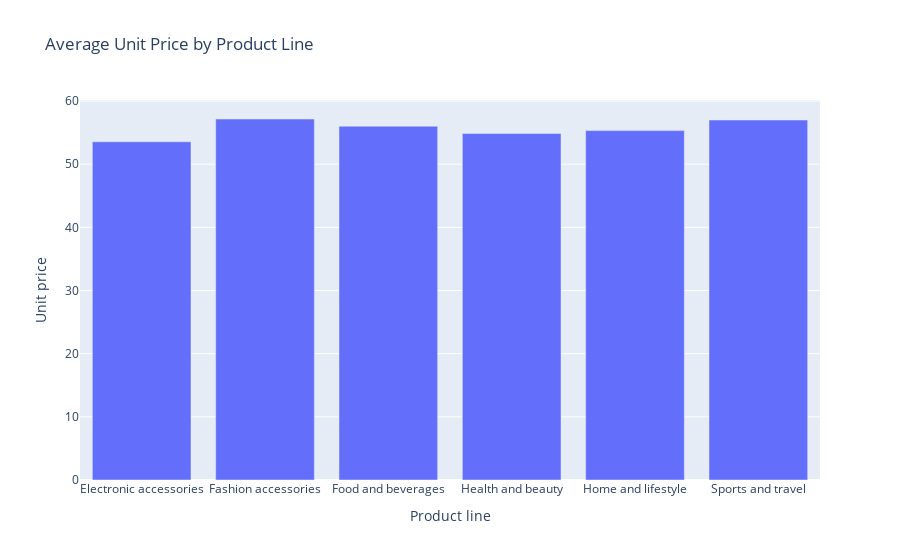

Here is the notebook cell this chart was saved with:
### Code cell
px.bar(product_line_unit_price, x='Product line', y='Unit price',title='Average Unit Price by Product Line')

### Figure 1 — Plotly figure (JSON) as saved in the notebook; plotly's stock layout.template omitted (floating-point values rounded to 4 significant figures)
{"data": [{"alignmentgroup": "True", "hovertemplate": "Product line=%{x}<br>Unit price=%{y}<extra></extra>", "legendgroup": "", "marker": {"color": "#636efa", "pattern": {"shape": ""}}, "name": "", "offsetgroup": "", "orientation": "v", "showlegend": false, "textposition": "auto", "type": "bar", "x": ["Electronic accessories", "Fashion accessories", "Food and beverages", "Health and beauty", "Home and lifestyle", "Sports and travel"], "xaxis": "x", "y": [53.55, 57.15, 56.01, 54.85, 55.32, 56.99], "yaxis": "y"}], "layout": {"barmode": "relative", "legend": {"tracegroupgap": 0}, "title": {"text": "Average Unit Price by Product Line"}, "xaxis": {"anchor": "y", "domain": [0, 1], "title": {"text": "Product line"}}, "yaxis": {"anchor": "x", "domain": [0, 1], "title": {"text": "Unit price"}}}}
